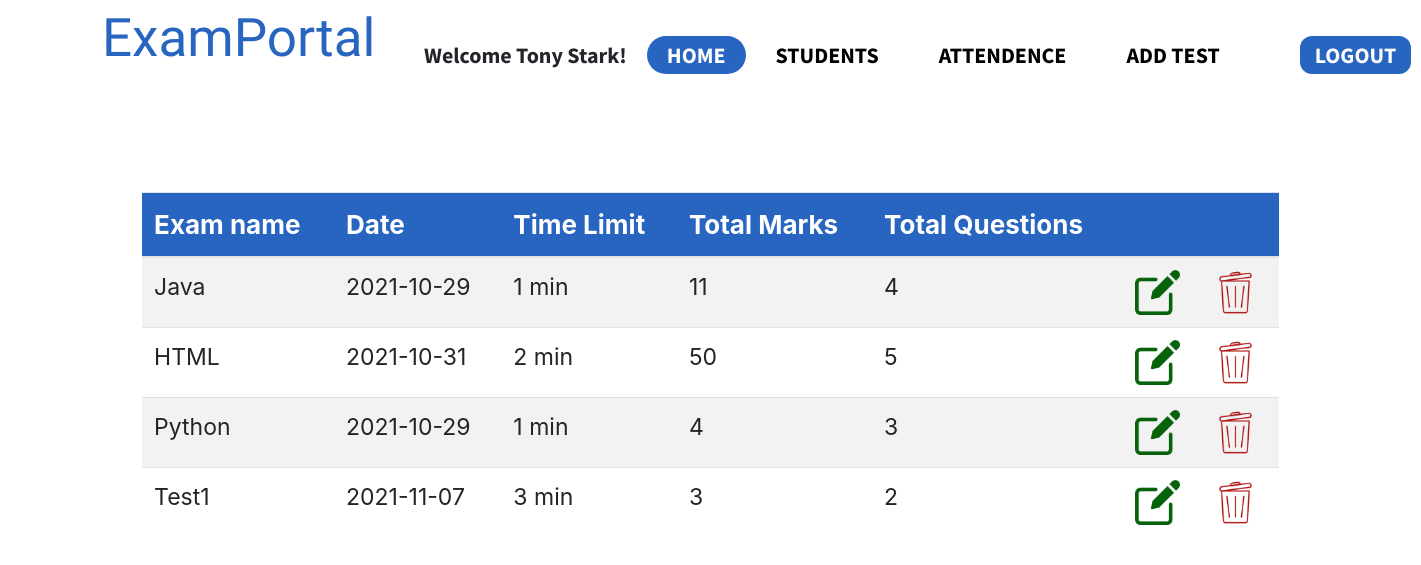
Screenshot of /faculty-home.php (signed in) with the database file from the repository.
### tables this page shows
CREATE TABLE IF NOT EXISTS `faculty` (
  `f_id` int(10) NOT NULL AUTO_INCREMENT,
  `f_fname` varchar(500) NOT NULL,
  `f_lname` varchar(100) NOT NULL,
  `f_email` varchar(500) NOT NULL,
  `f_password` varchar(500) NOT NULL,
  PRIMARY KEY (`f_id`)
);

CREATE TABLE IF NOT EXISTS `test` (
  `t_id` int(100) NOT NULL AUTO_INCREMENT,
  `t_name` varchar(100) NOT NULL,
  `date` date NOT NULL,
  `time` int(255) NOT NULL,
  `total_marks` int(100) NOT NULL,
  `total_ques` int(100) NOT NULL,
  PRIMARY KEY (`t_id`)
);

### faculty-home.php (the view, shortened to what this page needs)
<!DOCTYPE html>
<html>
<head>
    <link href="style.css" rel="stylesheet">
    <link rel="stylesheet" href="https://stackpath.bootstrapcdn.com/bootstrap/4.1.3/css/bootstrap.min.css">
    <link rel="stylesheet" href="https://cdnjs.cloudflare.com/ajax/libs/font-awesome/4.7.0/css/font-awesome.min.css">
    <link rel="stylesheet" href="https://cdnjs.cloudflare.com/ajax/libs/font-awesome/4.7.0/css/font-awesome.min.css">
    <link href="https://unpkg.com/aos@2.3.1/dist/aos.css" rel="stylesheet">
</head>
<body>
    <?php
        $conn = mysqli_connect("localhost", "root", "", "exam") or die(mysqli_error($conn));
        $fId = $_SESSION['fId'];
        $sql = "SELECT f_fname, f_lname FROM faculty WHERE f_id='$fId'";
        $selectResult = mysqli_query($conn,$sql);
        $studentDetails = mysqli_fetch_assoc($selectResult);
        $fName = $studentDetails["f_fname"];
        $flName = $studentDetails["f_lname"];
    ?>
    <div class="ExamPortal">ExamPortal</div>
    <div class="Frame1">
        <a class="name"><?php echo " Welcome {$fName} {$flName}!"; ?></a>
        <a href="faculty-home.php" class='active'>HOME</a>
        <a href="student-info.php" class='passive'>STUDENTS</a>
        <a href="attendence.php" class='passive'>ATTENDENCE</a>
        <a href="addTest.php" class='passive'>ADD TEST</a>
        <a href="login.php" class='logout' id='logout'>LOGOUT</a>
    </div>
    <br><br> <br><br> <br><br> <br><br>
    <center>
        <div class="table-responsive" data-aos="fade-up"  data-aos-once= "true">
            <table class="table table-hover table-striped"  style="width: 80%;  font-size: 23px;" >
                <thead style="background-color: #2765C1; color: white; font-size: 26px; ">
                    <tr>
                        <th>Exam name</th>
                        <th>Date</th>
                        <th>Time Limit</th>
                        <th>Total Marks</th>
                        <th>Total Questions</th>
                        <th></th>
                        <th></th>
                    </tr>
                </thead>
                <tbody>
                    <?php
                        $db = mysqli_connect("localhost", "root", "", "exam") or die(mysqli_error($conn));
                        $records = mysqli_query($db,"SELECT t.* FROM test t, faculty_test_map ftm WHERE ftm.f_id='$fId' AND t.t_id= ftm.t_id");
                        while($data = mysqli_fetch_array($records))
                        {
                    ?>
                    <tr>
                        <td><?php echo $data['t_name']; ?></td>
                        <td><?php echo $data['date']; ?></td>
                        <td><?php echo $data['time']; ?> min</td>
                        <td><?php echo $data['total_marks']; ?></td>
                        <td><?php echo $data['total_ques']; ?></td>
                        <td><a href="edit.php?t_id=<?php echo $data['t_id']; ?>"><img src="edit.png"  id="icon"></a></td>
                        <td><a href="delete.php?t_id=<?php echo $data['t_id']; ?>"><img src="dustbin.png"  id="icon"></a></td>
                    </tr>
                    <?php
                        }
                    ?>
                </tbody>
            </table>
        </div>
    </center>
</body>
</html>

### style.css (style rules this page uses)
body { position: relative; background: #FFFFFF; }
.ExamPortal { position: absolute; width: 274px; height: 45px; left: 102px; top: 10px; font-family: 'Sansita Swashed', cursive; font-size: 53px; line-height: 56px; color: #2765C1; }
.Frame1 { display: flex; flex-direction: row; justify-content: space-between; align-items: flex-start; position: absolute; left: 414px; top: 42px; }
.Frame1 .passive { font-family: 'Source Sans Pro', sans-serif; font-style: normal; font-weight: bold; font-size: 22px; line-height: 38px; color: black; text-decoration: none; flex: none; margin-top: -6px; background-color: white; padding: 0px 20px 0px 20px; text-align: center; border-radius: 20px; transition: 0.4s all; margin-left: 10px; margin-right: 10px; }
.Frame1 .active { font-family: 'Source Sans Pro', sans-serif; font-style: normal; font-weight: bold; font-size: 22px; line-height: 38px; color: white; text-decoration: none; flex: none; margin-top: -6px; background-color: #2765C1; padding: 0px 20px 0px 20px; text-align: center; border-radius: 20px; margin-left: 10px; transition: 0.4s all; }
.Frame1 .name { font-family: 'Source Sans Pro', sans-serif; font-style: normal; font-weight: bold; font-size: 22px; line-height: 38px; color: black; text-decoration: none; flex: none; margin-top: -6px; margin-left: 10px; margin-right: 10px; transition: 0.4s all; }
.Frame1 .logout { font-family: 'Source Sans Pro', sans-serif; font-style: normal; font-weight: bold; font-size: 22px; line-height: 38px; color: white; text-decoration: none; flex: none; margin-top: -6px; background-color: #2765C1; padding: 0px 15px 0px 15px; text-align: center; border-radius: 12px; transition: 0.4s all; margin-left: 50px; }
#icon { height: 45px; width: 45px; transition: transform .2s; }

### rows the page displays
faculty: f_fname "Tony", f_lname "Stark"
test: t_name "Java", date "2021-10-29", time "1", total_marks "11", total_ques "4"
test: t_name "HTML", date "2021-10-31", time "2", total_marks "50", total_ques "5"
test: t_name "Python", date "2021-10-29", time "1", total_marks "4", total_ques "3"
test: t_name "Test1", date "2021-11-07", time "3", total_marks "3", total_ques "2"
